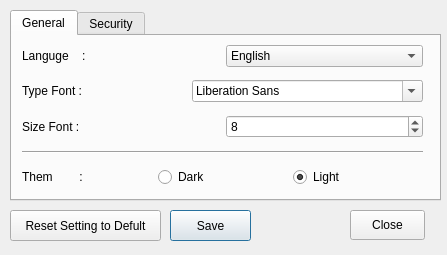
<?xml version="1.0" encoding="UTF-8"?>
<ui version="4.0">
 <class>Dialog</class>
 <widget class="QDialog" name="Dialog">
  <property name="geometry">
   <rect>
    <x>0</x>
    <y>0</y>
    <width>447</width>
    <height>255</height>
   </rect>
  </property>
  <property name="windowTitle">
   <string>Setting</string>
  </property>
  <property name="windowIcon">
   <iconset>
    <normaloff>C:/Users/POOYA/Pictures/103-512.png</normaloff>C:/Users/POOYA/Pictures/103-512.png</iconset>
  </property>
  <widget class="QTabWidget" name="tabWidget">
   <property name="geometry">
    <rect>
     <x>10</x>
     <y>10</y>
     <width>431</width>
     <height>191</height>
    </rect>
   </property>
   <property name="currentIndex">
    <number>0</number>
   </property>
   <widget class="QWidget" name="tab">
    <attribute name="title">
     <string>General</string>
    </attribute>
    <widget class="QWidget" name="layoutWidget">
     <property name="geometry">
      <rect>
       <x>10</x>
       <y>2</y>
       <width>401</width>
       <height>161</height>
      </rect>
     </property>
     <layout class="QVBoxLayout" name="verticalLayout">
      <item>
       <layout class="QHBoxLayout" name="horizontalLayout_3">
        <item>
         <widget class="QLabel" name="txt_languge">
          <property name="text">
           <string>Languge    : </string>
          </property>
         </widget>
        </item>
        <item>
         <widget class="QComboBox" name="combo_languge">
          <item>
           <property name="text">
            <string>English</string>
           </property>
          </item>
          <item>
           <property name="text">
            <string>Persian</string>
           </property>
          </item>
          <item>
           <property name="text">
            <string>Arabic</string>
           </property>
          </item>
         </widget>
        </item>
       </layout>
      </item>
      <item>
       <layout class="QHBoxLayout" name="horizontalLayout_2">
        <item>
         <widget class="QLabel" name="txt_type_font">
          <property name="text">
           <string>Type Font : </string>
          </property>
         </widget>
        </item>
        <item>
         <widget class="QFontComboBox" name="combo_font"/>
        </item>
       </layout>
      </item>
      <item>
       <layout class="QHBoxLayout" name="horizontalLayout">
        <item>
         <widget class="QLabel" name="txt_size_font">
          <property name="text">
           <string>Size Font :</string>
          </property>
         </widget>
        </item>
        <item>
         <widget class="QSpinBox" name="input_num">
          <property name="wrapping">
           <bool>false</bool>
          </property>
          <property name="frame">
           <bool>true</bool>
          </property>
          <property name="maximum">
           <number>100</number>
          </property>
          <property name="value">
           <number>8</number>
          </property>
         </widget>
        </item>
       </layout>
      </item>
      <item>
       <widget class="Line" name="line">
        <property name="orientation">
         <enum>Qt::Horizontal</enum>
        </property>
       </widget>
      </item>
      <item>
       <layout class="QHBoxLayout" name="horizontalLayout_4">
        <item>
         <widget class="QLabel" name="label">
          <property name="text">
           <string>Them        : </string>
          </property>
         </widget>
        </item>
        <item>
         <widget class="QRadioButton" name="radioButton_2">
          <property name="text">
           <string>Dark</string>
          </property>
         </widget>
        </item>
        <item>
         <widget class="QRadioButton" name="radioButton">
          <property name="text">
           <string>Light</string>
          </property>
          <property name="checked">
           <bool>true</bool>
          </property>
         </widget>
        </item>
       </layout>
      </item>
     </layout>
    </widget>
   </widget>
   <widget class="QWidget" name="tab_2">
    <attribute name="title">
     <string>Security</string>
    </attribute>
    <widget class="QPushButton" name="btn_reset_information">
     <property name="geometry">
      <rect>
       <x>10</x>
       <y>110</y>
       <width>121</width>
       <height>41</height>
      </rect>
     </property>
     <property name="text">
      <string>Reset All Information</string>
     </property>
     <property name="autoDefault">
      <bool>false</bool>
     </property>
    </widget>
    <widget class="QGroupBox" name="groupBox">
     <property name="geometry">
      <rect>
       <x>10</x>
       <y>20</y>
       <width>381</width>
       <height>81</height>
      </rect>
     </property>
     <property name="title">
      <string>Password Settings</string>
     </property>
     <widget class="QPushButton" name="btn_change_password">
      <property name="geometry">
       <rect>
        <x>250</x>
        <y>20</y>
        <width>111</width>
        <height>41</height>
       </rect>
      </property>
      <property name="text">
       <string>Change Password</string>
      </property>
      <property name="autoDefault">
       <bool>false</bool>
      </property>
     </widget>
     <widget class="QPushButton" name="btn_disaable_password">
      <property name="geometry">
       <rect>
        <x>10</x>
        <y>20</y>
        <width>111</width>
        <height>41</height>
       </rect>
      </property>
      <property name="text">
       <string>Disable Password</string>
      </property>
      <property name="autoDefault">
       <bool>false</bool>
      </property>
     </widget>
     <widget class="QPushButton" name="btn_enable_password">
      <property name="geometry">
       <rect>
        <x>130</x>
        <y>20</y>
        <width>111</width>
        <height>41</height>
       </rect>
      </property>
      <property name="text">
       <string>Enable Pass Word</string>
      </property>
      <property name="autoDefault">
       <bool>false</bool>
      </property>
     </widget>
     <zorder>btn_change_password</zorder>
     <zorder>btn_disaable_password</zorder>
     <zorder>splitter</zorder>
     <zorder>btn_enable_password</zorder>
    </widget>
   </widget>
  </widget>
  <widget class="QPushButton" name="btn_save">
   <property name="geometry">
    <rect>
     <x>170</x>
     <y>210</y>
     <width>81</width>
     <height>31</height>
    </rect>
   </property>
   <property name="text">
    <string>Save</string>
   </property>
   <property name="autoDefault">
    <bool>false</bool>
   </property>
   <property name="default">
    <bool>true</bool>
   </property>
  </widget>
  <widget class="QPushButton" name="btn_rest_setting">
   <property name="geometry">
    <rect>
     <x>10</x>
     <y>210</y>
     <width>151</width>
     <height>31</height>
    </rect>
   </property>
   <property name="text">
    <string>Reset Setting to Defult</string>
   </property>
   <property name="autoDefault">
    <bool>false</bool>
   </property>
  </widget>
  <widget class="QPushButton" name="btn_close">
   <property name="geometry">
    <rect>
     <x>350</x>
     <y>210</y>
     <width>75</width>
     <height>30</height>
    </rect>
   </property>
   <property name="text">
    <string>Close</string>
   </property>
   <property name="autoDefault">
    <bool>false</bool>
   </property>
  </widget>
 </widget>
 <tabstops>
  <tabstop>btn_save</tabstop>
  <tabstop>btn_rest_setting</tabstop>
  <tabstop>btn_close</tabstop>
  <tabstop>combo_font</tabstop>
  <tabstop>combo_languge</tabstop>
  <tabstop>btn_reset_information</tabstop>
  <tabstop>input_num</tabstop>
  <tabstop>tabWidget</tabstop>
 </tabstops>
 <resources/>
 <connections/>
</ui>
